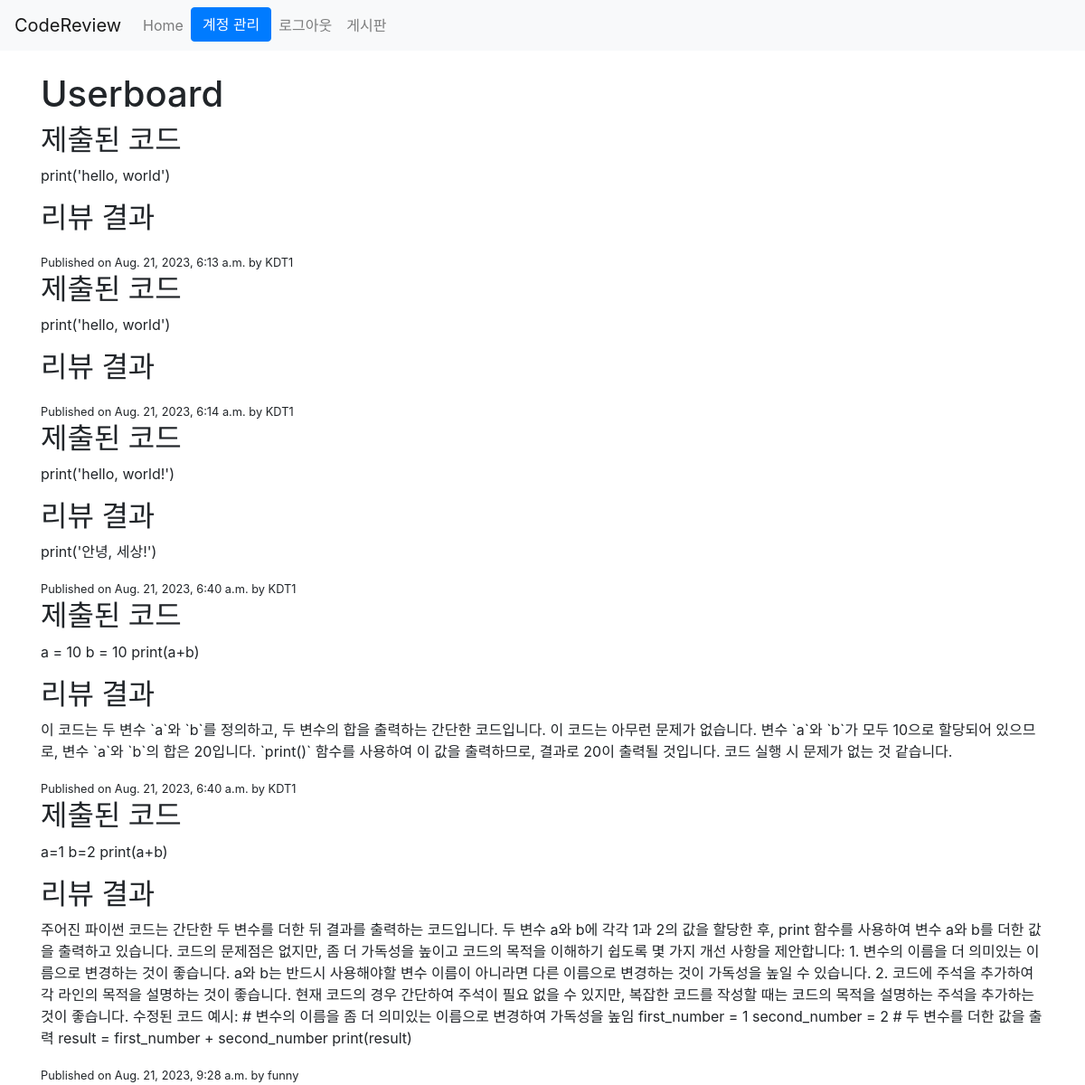
Screenshot of /accounts/user_board/ (signed in) with the database file from the repository.
### accounts/models.py (models this page shows, shortened)
class CodeReview(models.Model):
    user = models.ForeignKey(User, on_delete=models.CASCADE)
    code = models.TextField()
    review = models.TextField()
    review_result = models.TextField(blank=True, null=True)
    uploaded_file = models.FileField(upload_to='code_uploads/', null=True, blank=True)
    timestamp = models.DateTimeField(auto_now_add=True)

### accounts/views.py (the view)
# urls.py: path('user_board/', views.user_board, name='user_board')
def user_board(request):
    posts = CodeReview.objects.all() #selectall _QuerySet
    context = {'posts': posts}
    return render(request,'accounts/user_board.html',context)

### accounts/templates/accounts/user_board.html
{% extends 'base.html' %}
{% block content %}
<h1>Userboard</h1>
{% for post in posts%}
    <h2>제출된 코드</h2>
    <p>{{ post.code }}</p>
    <h2>리뷰 결과</h2>
    <p>{{ post.review_result }}</p>
    <small>Published on {{ post.timestamp}} by {{ post.user.username}}</small>
{% endfor%} {% endblock %}

### rows the page displays
CodeReview: code "print('hello, world')", timestamp "Aug. 21, 2023, 6:13 a.m.", user.username "KDT1"
CodeReview: code "print('hello, world')", timestamp "Aug. 21, 2023, 6:14 a.m.", user.username "KDT1"
CodeReview: code "print('hello, world!')", review_result "print('안녕, 세상!')", timestamp "Aug. 21, 2023, 6:40 a.m.", user.username "KDT1"
CodeReview: code "a = 10 b = 10 print(a+b)", review_result "이 코드는 두 변수 `a`와 `b`를 정의하고, 두 변수의 합을 출력하는 간단한 코드입니다. 이 코드는 아무런 문제가 없습니다. 변수 `a`와 `b`가 모두 10으로 할당되어 있으므로, 변수 `a`와 `b`의 합은 20입니다. `print()` 함수를 사용하여 이 값을 출력하므로, 결과로 20이 출력될 것입니다. 코드 실행 시 문제가 없는 것 같습니다.", timestamp "Aug. 21, 2023, 6:40 a.m.", user.username "KDT1"
CodeReview: code "a=1 b=2 print(a+b)", review_result "주어진 파이썬 코드는 간단한 두 변수를 더한 뒤 결과를 출력하는 코드입니다. 두 변수 a와 b에 각각 1과 2의 값을 할당한 후, print 함수를 사용하여 변수 a와 b를 더한 값을 출력하고 있습니다. 코드의 문제점은 없지만, 좀 더 가독성을 높이고 코드의 목적을 이해하기 쉽도록 몇 가지 개선 사항을 제안합니다: 1. 변수의 이름을 더 의미있는 이름으로 변경하는 것이 좋습니다. a와 b는 반드시 사용해야할 변수 이름이 아니라면 다른 이름으로 변경하는 것이 가독성을 높일 수 있습니다. 2. 코드에 주석을 추가하여 각 라인의 목적을 설명하는 것이 좋습니다. 현재 코드의 경우 간단하여 주석이 필요 없을 수 있지만, 복잡한 코드를 작성할 때는 코드의 목적을 설명하는 주석을 추가하는 것이 좋습니다. 수정된 코드 예시: # 변수의 이름을 좀 더 의미있는 이름으로 변경하여 가독성을 높임 first_number = 1 second_number = 2 # 두 변수를 더한 값을 출력 result = first_number + second_number print(result)", timestamp "Aug. 21, 2023, 9:28 a.m.", user.username "funny"
